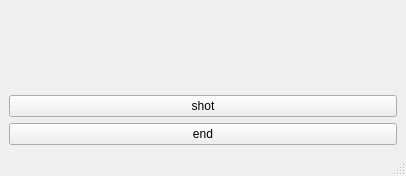
<?xml version="1.0" encoding="UTF-8"?>
<ui version="4.0">
 <class>cameraWindow</class>
 <widget class="QMainWindow" name="cameraWindow">
  <property name="geometry">
   <rect>
    <x>0</x>
    <y>0</y>
    <width>406</width>
    <height>176</height>
   </rect>
  </property>
  <property name="windowTitle">
   <string>camera_Window</string>
  </property>
  <widget class="QWidget" name="centralwidget">
   <layout class="QGridLayout" name="gridLayout">
    <item row="2" column="0">
     <widget class="QPushButton" name="button1">
      <property name="text">
       <string>shot</string>
      </property>
     </widget>
    </item>
    <item row="3" column="0">
     <widget class="QPushButton" name="button2">
      <property name="text">
       <string>end</string>
      </property>
     </widget>
    </item>
    <item row="0" column="0">
     <widget class="QLabel" name="label1">
      <property name="font">
       <font>
        <pointsize>16</pointsize>
       </font>
      </property>
      <property name="text">
       <string/>
      </property>
     </widget>
    </item>
    <item row="1" column="0">
     <widget class="QLabel" name="label2">
      <property name="text">
       <string/>
      </property>
     </widget>
    </item>
   </layout>
  </widget>
  <widget class="QMenuBar" name="menubar">
   <property name="geometry">
    <rect>
     <x>0</x>
     <y>0</y>
     <width>406</width>
     <height>26</height>
    </rect>
   </property>
  </widget>
  <widget class="QStatusBar" name="statusbar"/>
 </widget>
 <resources/>
 <connections/>
</ui>
